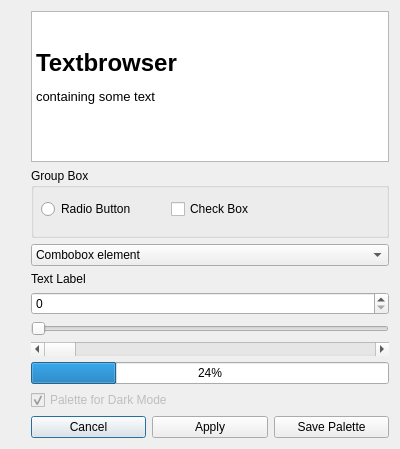
<?xml version="1.0" encoding="UTF-8"?>
<ui version="4.0">
 <class>PaletteColorSelector</class>
 <widget class="QDialog" name="PaletteColorSelector">
  <property name="geometry">
   <rect>
    <x>0</x>
    <y>0</y>
    <width>400</width>
    <height>449</height>
   </rect>
  </property>
  <property name="windowTitle">
   <string>Settings for a user defined palette</string>
  </property>
  <layout class="QGridLayout" name="gridLayout">
   <item row="0" column="4">
    <layout class="QVBoxLayout" name="LayoutElements">
     <item>
      <widget class="QTextBrowser" name="textBrowser">
       <property name="html">
        <string>&lt;!DOCTYPE HTML PUBLIC &quot;-//W3C//DTD HTML 4.0//EN&quot; &quot;http://www.w3.org/TR/REC-html40/strict.dtd&quot;&gt;
&lt;html&gt;&lt;head&gt;&lt;meta name=&quot;qrichtext&quot; content=&quot;1&quot; /&gt;&lt;style type=&quot;text/css&quot;&gt;
p, li { white-space: pre-wrap; }
&lt;/style&gt;&lt;/head&gt;&lt;body style=&quot; font-family:'Ubuntu'; font-size:10pt; font-weight:400; font-style:normal;&quot;&gt;
&lt;p style=&quot;-qt-paragraph-type:empty; margin-top:0px; margin-bottom:0px; margin-left:0px; margin-right:0px; -qt-block-indent:0; text-indent:0px;&quot;&gt;&lt;br /&gt;&lt;/p&gt;
&lt;h1 style=&quot; margin-top:18px; margin-bottom:12px; margin-left:0px; margin-right:0px; -qt-block-indent:0; text-indent:0px;&quot;&gt;&lt;span style=&quot; font-size:xx-large; font-weight:600;&quot;&gt;Textbrowser&lt;/span&gt;&lt;/h1&gt;
&lt;p style=&quot; margin-top:0px; margin-bottom:0px; margin-left:0px; margin-right:0px; -qt-block-indent:0; text-indent:0px;&quot;&gt;containing some text&lt;/p&gt;&lt;/body&gt;&lt;/html&gt;</string>
       </property>
      </widget>
     </item>
     <item>
      <widget class="QGroupBox" name="groupBox">
       <property name="minimumSize">
        <size>
         <width>0</width>
         <height>70</height>
        </size>
       </property>
       <property name="title">
        <string>Group Box</string>
       </property>
       <widget class="QRadioButton" name="radioButton">
        <property name="geometry">
         <rect>
          <x>10</x>
          <y>30</y>
          <width>111</width>
          <height>22</height>
         </rect>
        </property>
        <property name="text">
         <string>Radio Button</string>
        </property>
       </widget>
       <widget class="QCheckBox" name="checkBox">
        <property name="geometry">
         <rect>
          <x>140</x>
          <y>30</y>
          <width>83</width>
          <height>22</height>
         </rect>
        </property>
        <property name="text">
         <string>Check Box</string>
        </property>
       </widget>
      </widget>
     </item>
     <item>
      <widget class="QComboBox" name="comboBox">
       <property name="currentIndex">
        <number>0</number>
       </property>
       <item>
        <property name="text">
         <string>Combobox element</string>
        </property>
       </item>
      </widget>
     </item>
     <item>
      <widget class="QLabel" name="label">
       <property name="text">
        <string>Text Label</string>
       </property>
      </widget>
     </item>
     <item>
      <widget class="QSpinBox" name="spinBox"/>
     </item>
     <item>
      <widget class="QSlider" name="horizontalSlider">
       <property name="orientation">
        <enum>Qt::Horizontal</enum>
       </property>
      </widget>
     </item>
     <item>
      <widget class="QScrollBar" name="horizontalScrollBar">
       <property name="orientation">
        <enum>Qt::Horizontal</enum>
       </property>
      </widget>
     </item>
     <item>
      <widget class="QProgressBar" name="progressBar">
       <property name="value">
        <number>24</number>
       </property>
      </widget>
     </item>
     <item>
      <widget class="QCheckBox" name="ckPaletteForDarkMode">
       <property name="enabled">
        <bool>false</bool>
       </property>
       <property name="text">
        <string>Palette for Dark Mode</string>
       </property>
       <property name="checked">
        <bool>true</bool>
       </property>
      </widget>
     </item>
     <item>
      <layout class="QHBoxLayout" name="horizontalLayout">
       <property name="topMargin">
        <number>0</number>
       </property>
       <property name="bottomMargin">
        <number>0</number>
       </property>
       <item>
        <widget class="QPushButton" name="btnCancel">
         <property name="text">
          <string>Cancel</string>
         </property>
        </widget>
       </item>
       <item>
        <widget class="QPushButton" name="btnApply">
         <property name="text">
          <string>Apply</string>
         </property>
        </widget>
       </item>
       <item>
        <widget class="QPushButton" name="btnSavePalette">
         <property name="text">
          <string>Save Palette</string>
         </property>
        </widget>
       </item>
      </layout>
     </item>
    </layout>
   </item>
   <item row="0" column="1">
    <layout class="QVBoxLayout" name="colorButtons">
     <property name="leftMargin">
      <number>0</number>
     </property>
     <property name="topMargin">
      <number>0</number>
     </property>
     <property name="rightMargin">
      <number>20</number>
     </property>
    </layout>
   </item>
  </layout>
 </widget>
 <resources/>
 <connections/>
</ui>
